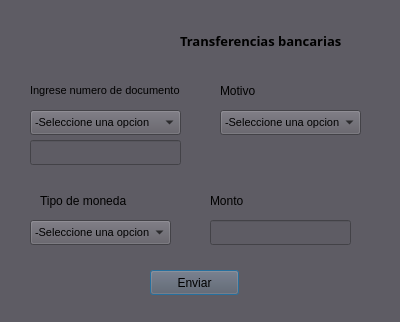
<?xml version="1.0" encoding="UTF-8"?>
<ui version="4.0">
 <class>Transferencias</class>
 <widget class="QDialog" name="Transferencias">
  <property name="windowModality">
   <enum>Qt::ApplicationModal</enum>
  </property>
  <property name="geometry">
   <rect>
    <x>0</x>
    <y>0</y>
    <width>400</width>
    <height>322</height>
   </rect>
  </property>
  <property name="windowTitle">
   <string>Dialog</string>
  </property>
  <property name="styleSheet">
   <string notr="true">background-color: rgb(94, 92, 100);</string>
  </property>
  <widget class="QLabel" name="label">
   <property name="geometry">
    <rect>
     <x>10</x>
     <y>10</y>
     <width>141</width>
     <height>61</height>
    </rect>
   </property>
   <property name="text">
    <string/>
   </property>
   <property name="pixmap">
    <pixmap resource="../images/routeImagenes.qrc">:/xy/logoRioCeballos.svg</pixmap>
   </property>
   <property name="scaledContents">
    <bool>true</bool>
   </property>
  </widget>
  <widget class="QLabel" name="label_2">
   <property name="geometry">
    <rect>
     <x>180</x>
     <y>30</y>
     <width>191</width>
     <height>21</height>
    </rect>
   </property>
   <property name="font">
    <font>
     <family>Tlwg Typewriter</family>
     <pointsize>10</pointsize>
     <italic>false</italic>
     <bold>true</bold>
    </font>
   </property>
   <property name="text">
    <string>Transferencias bancarias</string>
   </property>
   <property name="scaledContents">
    <bool>true</bool>
   </property>
  </widget>
  <widget class="QLabel" name="label_3">
   <property name="geometry">
    <rect>
     <x>30</x>
     <y>80</y>
     <width>161</width>
     <height>21</height>
    </rect>
   </property>
   <property name="font">
    <font>
     <pointsize>8</pointsize>
    </font>
   </property>
   <property name="text">
    <string>Ingrese numero de documento</string>
   </property>
   <property name="scaledContents">
    <bool>true</bool>
   </property>
  </widget>
  <widget class="QComboBox" name="tipoDocumento">
   <property name="geometry">
    <rect>
     <x>30</x>
     <y>110</y>
     <width>151</width>
     <height>25</height>
    </rect>
   </property>
   <property name="font">
    <font>
     <pointsize>8</pointsize>
    </font>
   </property>
   <item>
    <property name="text">
     <string>-Seleccione una opcion</string>
    </property>
   </item>
   <item>
    <property name="text">
     <string>DNI - Documento nacional de identidad</string>
    </property>
   </item>
   <item>
    <property name="text">
     <string>CUIT / CUIL</string>
    </property>
   </item>
   <item>
    <property name="text">
     <string>Pasaporte</string>
    </property>
   </item>
  </widget>
  <widget class="QLineEdit" name="valorDocumento">
   <property name="geometry">
    <rect>
     <x>30</x>
     <y>140</y>
     <width>151</width>
     <height>25</height>
    </rect>
   </property>
  </widget>
  <widget class="QComboBox" name="motivoTransferencia">
   <property name="geometry">
    <rect>
     <x>220</x>
     <y>110</y>
     <width>141</width>
     <height>25</height>
    </rect>
   </property>
   <property name="font">
    <font>
     <pointsize>8</pointsize>
    </font>
   </property>
   <item>
    <property name="text">
     <string>-Seleccione una opcion</string>
    </property>
   </item>
   <item>
    <property name="text">
     <string>Honorarios</string>
    </property>
   </item>
   <item>
    <property name="text">
     <string>Alquiler</string>
    </property>
   </item>
   <item>
    <property name="text">
     <string>Otros</string>
    </property>
   </item>
  </widget>
  <widget class="QLabel" name="label_5">
   <property name="geometry">
    <rect>
     <x>210</x>
     <y>190</y>
     <width>51</width>
     <height>21</height>
    </rect>
   </property>
   <property name="text">
    <string>Monto</string>
   </property>
   <property name="scaledContents">
    <bool>true</bool>
   </property>
  </widget>
  <widget class="QLineEdit" name="montoTransferencia">
   <property name="geometry">
    <rect>
     <x>210</x>
     <y>220</y>
     <width>141</width>
     <height>25</height>
    </rect>
   </property>
  </widget>
  <widget class="QLabel" name="label_6">
   <property name="geometry">
    <rect>
     <x>220</x>
     <y>80</y>
     <width>131</width>
     <height>21</height>
    </rect>
   </property>
   <property name="text">
    <string>Motivo</string>
   </property>
   <property name="scaledContents">
    <bool>true</bool>
   </property>
  </widget>
  <widget class="QLabel" name="label_7">
   <property name="geometry">
    <rect>
     <x>40</x>
     <y>190</y>
     <width>131</width>
     <height>21</height>
    </rect>
   </property>
   <property name="text">
    <string>Tipo de moneda</string>
   </property>
   <property name="scaledContents">
    <bool>true</bool>
   </property>
  </widget>
  <widget class="QComboBox" name="tipoMoneda">
   <property name="geometry">
    <rect>
     <x>30</x>
     <y>220</y>
     <width>141</width>
     <height>25</height>
    </rect>
   </property>
   <property name="font">
    <font>
     <pointsize>8</pointsize>
    </font>
   </property>
   <item>
    <property name="text">
     <string>-Seleccione una opcion</string>
    </property>
   </item>
   <item>
    <property name="text">
     <string>Pesos</string>
    </property>
   </item>
   <item>
    <property name="text">
     <string>Dolares</string>
    </property>
   </item>
  </widget>
  <widget class="QPushButton" name="btnEnviarTransferencia">
   <property name="geometry">
    <rect>
     <x>150</x>
     <y>270</y>
     <width>89</width>
     <height>25</height>
    </rect>
   </property>
   <property name="cursor">
    <cursorShape>PointingHandCursor</cursorShape>
   </property>
   <property name="text">
    <string>Enviar</string>
   </property>
  </widget>
 </widget>
 <resources>
  <include location="../images/routeImagenes.qrc"/>
 </resources>
 <connections/>
</ui>
